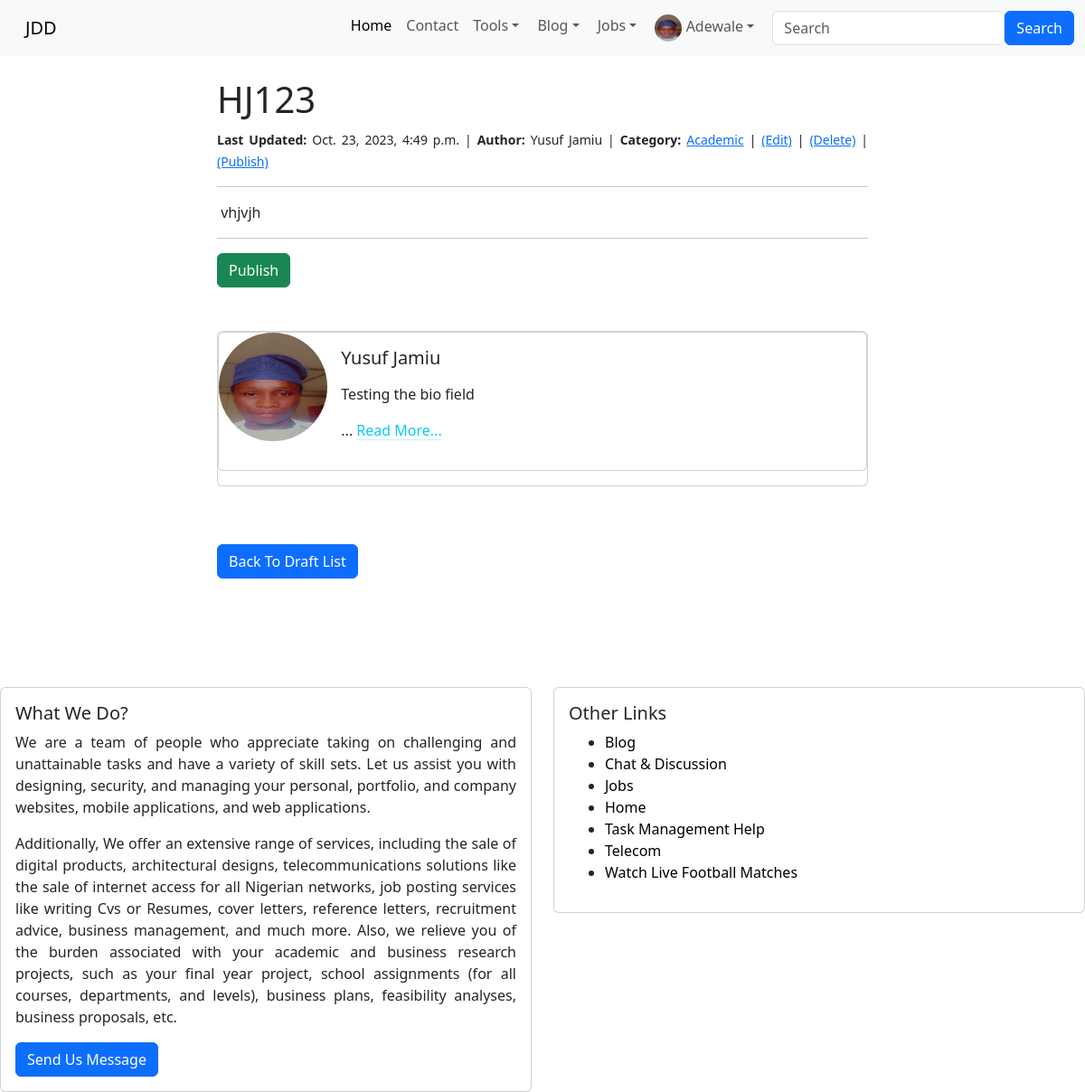
Page /draft_details/4/ (signed in) on the committed database.
### index/models.py (models this page shows, shortened)
class Profile(models.Model):
    user = models.OneToOneField(User, null=True, on_delete=models.CASCADE)
    bio = RichTextField(blank=True, null=True)
    profile_pic = models.ImageField(null=True, blank=True, upload_to="images/profile/")
    linkedln_url = models.CharField(max_length=255, blank=True, null=True)
    facebook_url =  models.CharField(max_length=255, blank=True, null=True)
    twitter_url= models.CharField(max_length=255, blank=True, null=True)
    instagram_url =  models.CharField(max_length=255, blank=True, null=True)
    whatsapp_url= models.CharField(max_length=255, blank=True, null=True)
    github_url=  models.CharField(max_length=255, blank=True, null=True)
    website_url= models.CharField(max_length=255, blank=True, null=True)
    email_url= models.CharField(max_length=255, blank=True, null=True)

class SaveAsDraft(models.Model):
    author = models.ForeignKey(User, on_delete=models.CASCADE)
    title = models.CharField(max_length=255, unique=True)
    date = models.DateTimeField(auto_now_add=True)
    category = models.CharField(max_length=150)
    content = RichTextField(blank=True, null=True, unique=True)
    headline = models.TextField(max_length=255)

### index/views.py (the view)
# urls.py: path('draft_details/<int:pk>/', DraftPostDetailsView.as_view(), name='draft_details'),
class DraftPostDetailsView(DetailView):
    model = models.SaveAsDraft
    template_name = 'home/drafts_details.html'

### index/templates/home/drafts_details.html (shortened to what this page needs)
{% extends 'home/base.html' %}
{% load static %}
{% load humanize %}
{% load mptt_tags %}
{% block body %}
<div class="container">
    <div class="row justify-content-center">
        <div class="col-lg-8">
            <div class="post-container">
                <div class="post-title">
                    <h1>{{ object.title | upper }}</h1>
                    {% if user.is_authenticated %}
                    <small>
                        <b>Last Updated:</b> {{ object.date }} | <b>Author:</b> {{ object.author.first_name }}
                        {{ object.author.last_name }} |
                        <b>Category:</b> <a href="{% url 'index:category_list' object.category %}">{{ object.category }}</a> |
                        {% if object.author.id == user.id %}
                        <a href="{% url 'index:edit_draft_post' object.pk %}">(Edit)</a>
                        |    <a href="{% url 'index:delete_draft_post' object.pk %}">(Delete)</a>
                        |     <a href="{% url 'index:publish_draft' object.pk %}">(Publish)</a>
                        {% endif %}
                    </small> <hr>
                    <p>
                        {{ object.content | safe }}
                    </p>
                    <hr>
                <a href="{% url 'index:publish_draft' object.pk %}"><button class="btn btn-success">Publish</button></a>
                    {% else %}
                    <div class="alert alert-danger" role="alert">
                        <p>You don't have the permission to access this page...</p>
                        <p><a href="{% url 'login' %}">LOGIN</a> to viw draft post</p>
                    </div>
                    {% endif %}
                </div>
<br><br>
  <div class="card mb-3" >
    <div class="card mb-3"  >
         <div class="row g-0">
            <div class="col-md-2">
                {% if object.author.profile.profile_pic %}
                    <img src="{{ object.author.profile.profile_pic.url }}" class="rounded-circle" alt="Author profile image" width="120" height="120">
                {% else %}
                    <img src="{% static 'images/profile_user_icon.png' %}" class="rounded-circle" alt="Default profile image" width="170" height="170">
                {% endif %}
            </div>
         <div class="col-md-10">
         <div class="card-body">
              <h5 class="card-title">{{object.author.first_name|safe}} {{object.author.last_name|safe}}</h5>
              <p class="card-text">
                {% if object.author.profile and object.author.profile.id %}
                   {{object.author.profile.bio |truncatewords:"50" |safe}}
                   ... <a href="{% url 'account:user_profile' object.author.profile.id %}" class="link-info link-offset-2 link-underline-opacity-25 link-underline-opacity-100-hover">
                       Read More...
                   </a>
                {% endif %}
              </p>
         </div>
         </div>
         </div>
    </div>
  </div>
                <br><br>
                <a href="{% url 'index:drafts_list' %}" class="btn btn-primary">Back To Draft List</a><br><br>
            </div>
        </div>
    </div>
</div>
{% endblock %}

### index/templates/home/base.html (shortened to what this page needs)
{% load static %}
{% load humanize %}
<!doctype html>
<html lang="en" >
  <head>
    <link rel="stylesheet" href="https://cdn.jsdelivr.net/npm/bootstrap@5.3.0-alpha3/dist/css/bootstrap.rtl.min.css">
  </head>
  <header>
    <nav class="navbar navbar-expand-lg bg-body-tertiary">
      <div class="container-fluid">
        <a class="navbar-brand" href="{% url 'index:home' %}">JDD</a>
        <div class="collapse navbar-collapse" id="navbarSupportedContent">
          <ul class="navbar-nav me-auto mb-2 mb-lg-0">
            <li class="nav-item">
            <a class="nav-link active" aria-current="page" href="{% url 'index:home' %}">Home</a>
            </li>
            <li class="nav-item">
              <a class="nav-link" href="{% url 'contact:contact' %}">Contact</a>
            </li>
            <li class="nav-item dropdown">
              <a class="nav-link dropdown-toggle" href="#" role="button"
              data-bs-toggle="dropdown" aria-expanded="false">
              Tools
              </a>
            </li>
            {% if user.is_authenticated %}
            <li class="nav-item dropdown">
              <a class="nav-link dropdown-toggle" href="{% url 'index:blog_list' %}" role="button"
              data-bs-toggle="dropdown" aria-expanded="false">
              Blog
              </a>
            </li>
            <li class="nav-item dropdown">
              <a class="nav-link dropdown-toggle" href="{% url 'index:blog_list' %}" role="button"
              data-bs-toggle="dropdown" aria-expanded="false">
               Jobs
              </a>
            </li>
                  <li class="nav-item dropdown">
                    <a class="nav-link dropdown-toggle" href="" role="button"
                    data-bs-toggle="dropdown" aria-expanded="false">
                    {% if user.profile.profile_pic %}
                    <img src="{{ user.profile.profile_pic.url }}" class="rounded-circle" alt="Author profile image" width="30" height="30"> {{ user }}
                    {% else %}
                        <img src="{% static 'images/profile_user_icon.png' %}" class="rounded-circle" alt="Default profile image" width="20" height="20"> {{user}}
                    {% endif %}
                    </a>
                  </li>
            {% endif %}
          </ul>
          {% include 'home/search.html' %}
        </div>
      </div>
    </nav>
  </header>
  <body>
    <div class="container"> <br>
        {% block body %} {% endblock %}
      </div>
  </body>
  <footer>
<br><br><br><br>
    <div class="row">
      <div class="col-sm-6 mb-3 mb-sm-0">
        <div class="card">
          <div class="card-body">
            <h5 class="card-title">What We Do?</h5>
            <p class="card-text" style="text-align: justify;">
              We are a team of people who appreciate taking on challenging and unattainable tasks and have a variety of skill sets.
              Let us assist you with designing, security, and managing your personal, portfolio, and company websites,
              mobile applications, and web applications.
            </p>
            <p style="text-align: justify;">
               Additionally, We offer an extensive range of services, including the sale of digital products, architectural designs, telecommunications solutions
              like the sale of internet access for all Nigerian networks, job posting services like writing Cvs or Resumes,
              cover letters, reference letters, recruitment advice, business management, and much more.
              Also, we relieve you of the burden associated with your academic and business research projects, such
              as your final year project, school assignments (for all courses, departments, and levels), business plans,
              feasibility analyses, business proposals, etc.
            </p>
            <a href="{% url 'contact:contact' %}" class="btn btn-primary">Send Us Message</a>
          </div>
        </div>
      </div>
      <div class="col-sm-6">
        <div class="card">
          <div class="card-body">
            <h5 class="card-title">Other Links</h5>
            <ul>
              <li><a href="{% url 'index:blog_list' %}" class="footer-link">Blog</a></li>
              <li><a href="{% url 'discussion:discuss_list' %}" class="footer-link">Chat & Discussion</a></li>
              <li><a href="{% url 'jobs:job_list' %}" class="footer-link">Jobs</a></li>
              <li><a href="{% url 'index:home' %}" class="footer-link">Home</a></li>
              <li><a href="{% url 'tasks:tasks_list' %}" class="footer-link">Task Management Help</a></li>
              <li ><a  href="{% url 'index:telecom' %}" target='_blank' class="footer-link">Telecom</a></li>
              <li><a href="https://afr.808scoretv.com/" class="footer-link" target="_blank">Watch Live Football Matches</a></li>
            </ul>
          </div>
        </div>
      </div>
    </div>
  </footer>
</html>

### index/templates/home/drafts_details.html (style rules this page uses)
.post-title { margin: auto; text-align: justify; max-width: 55rem; width: 100%; }

### index/templates/home/base.html (style rules this page uses)
.footer-link { text-decoration: none; color: black; }

### rows in the picture
SaveAsDraft: title "HJ123", date "Oct. 23, 2023, 4:49 p.m.", author.first_name "Yusuf", author.last_name "Jamiu", category "Academic", content "vhjvjh", author.profile.profile_pic (picture), author.profile.bio "Testing the bio field"

### other values in the picture
{{ user }} "Adewale"
